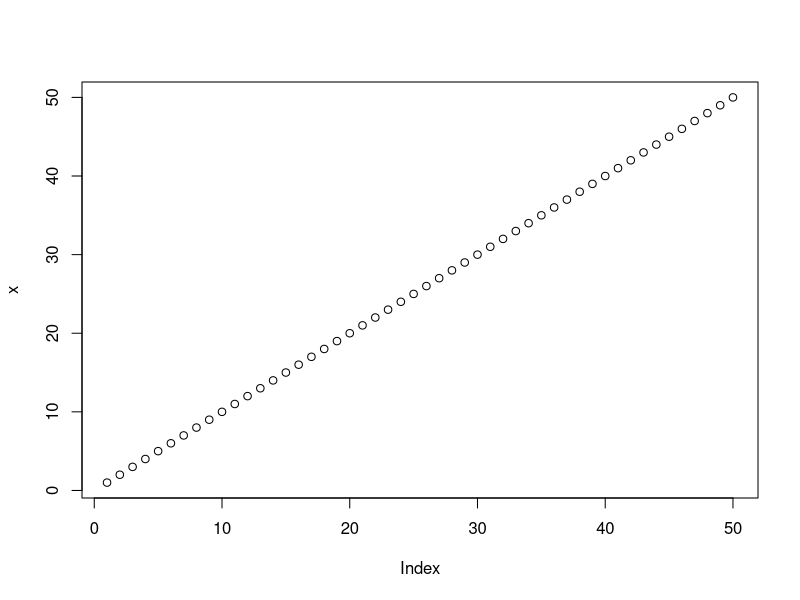
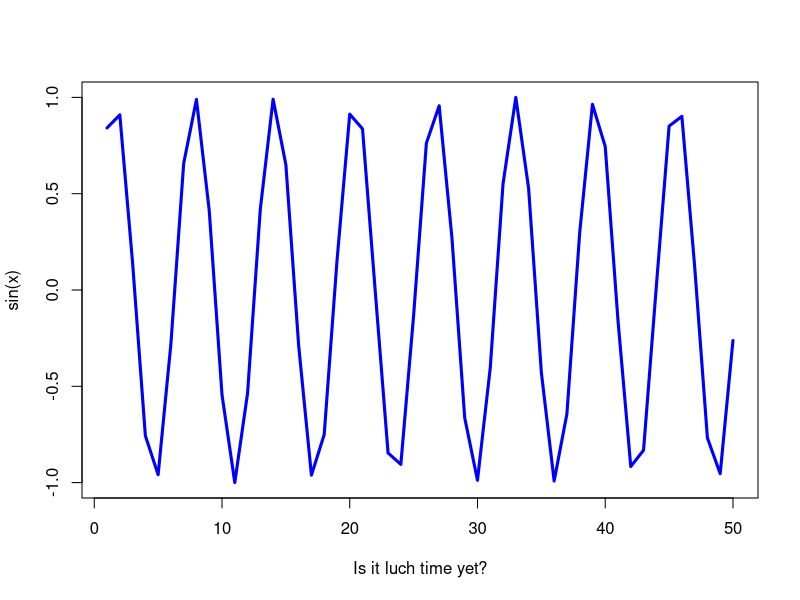

Write R code to recreate these figures, in order.
## ---- chunk 1
x <- 1:50
plot(x)
plot(x, sin(x), typ="l", col="blue", lwd=3, xlab="Is it luch time yet?")
